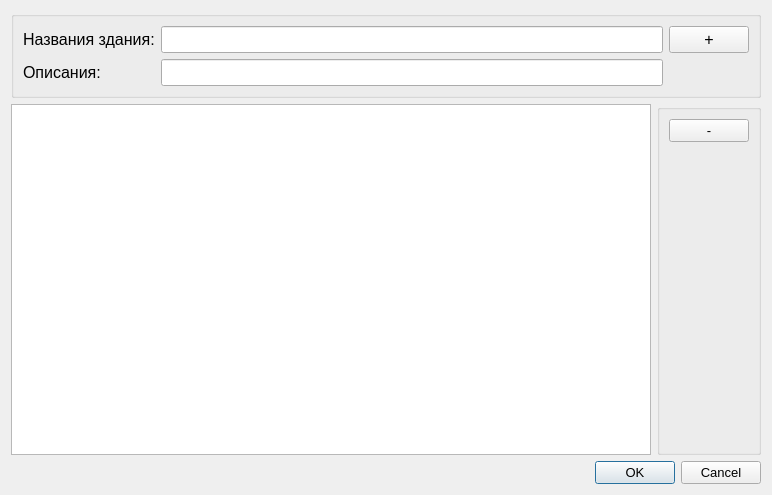
<?xml version="1.0" encoding="UTF-8"?>
<ui version="4.0">
 <class>Dialog</class>
 <widget class="QDialog" name="Dialog">
  <property name="geometry">
   <rect>
    <x>0</x>
    <y>0</y>
    <width>772</width>
    <height>495</height>
   </rect>
  </property>
  <property name="font">
   <font>
    <pointsize>10</pointsize>
   </font>
  </property>
  <property name="windowTitle">
   <string>Здания</string>
  </property>
  <layout class="QVBoxLayout" name="verticalLayout_2">
   <item>
    <layout class="QVBoxLayout" name="verticalLayout">
     <item>
      <widget class="QGroupBox" name="groupBox">
       <property name="minimumSize">
        <size>
         <width>0</width>
         <height>0</height>
        </size>
       </property>
       <property name="font">
        <font>
         <pointsize>12</pointsize>
        </font>
       </property>
       <property name="title">
        <string/>
       </property>
       <layout class="QGridLayout" name="gridLayout">
        <item row="0" column="0">
         <widget class="QLabel" name="label">
          <property name="font">
           <font>
            <pointsize>12</pointsize>
           </font>
          </property>
          <property name="text">
           <string>Названия здания:</string>
          </property>
         </widget>
        </item>
        <item row="0" column="1">
         <widget class="QLineEdit" name="lineEdit">
          <property name="font">
           <font>
            <pointsize>12</pointsize>
           </font>
          </property>
         </widget>
        </item>
        <item row="0" column="4">
         <widget class="QPushButton" name="pushButton">
          <property name="text">
           <string>+</string>
          </property>
         </widget>
        </item>
        <item row="1" column="0">
         <widget class="QLabel" name="label_2">
          <property name="text">
           <string>Описания:</string>
          </property>
         </widget>
        </item>
        <item row="1" column="1">
         <widget class="QLineEdit" name="lineEdit_2"/>
        </item>
       </layout>
      </widget>
     </item>
     <item>
      <layout class="QHBoxLayout" name="horizontalLayout_2">
       <item>
        <widget class="QTableWidget" name="tableWidget">
         <property name="selectionMode">
          <enum>QAbstractItemView::SingleSelection</enum>
         </property>
         <property name="selectionBehavior">
          <enum>QAbstractItemView::SelectRows</enum>
         </property>
        </widget>
       </item>
       <item>
        <widget class="QGroupBox" name="groupBox_2">
         <property name="minimumSize">
          <size>
           <width>50</width>
           <height>0</height>
          </size>
         </property>
         <property name="title">
          <string/>
         </property>
         <layout class="QVBoxLayout" name="verticalLayout_4">
          <item>
           <layout class="QVBoxLayout" name="verticalLayout_3">
            <item>
             <widget class="QPushButton" name="pushButton_2">
              <property name="text">
               <string>-</string>
              </property>
             </widget>
            </item>
            <item>
             <spacer name="verticalSpacer">
              <property name="orientation">
               <enum>Qt::Vertical</enum>
              </property>
              <property name="sizeHint" stdset="0">
               <size>
                <width>20</width>
                <height>40</height>
               </size>
              </property>
             </spacer>
            </item>
           </layout>
          </item>
         </layout>
        </widget>
       </item>
      </layout>
     </item>
     <item>
      <widget class="QDialogButtonBox" name="buttonBox">
       <property name="font">
        <font>
         <pointsize>10</pointsize>
        </font>
       </property>
       <property name="orientation">
        <enum>Qt::Horizontal</enum>
       </property>
       <property name="standardButtons">
        <set>QDialogButtonBox::Cancel|QDialogButtonBox::Ok</set>
       </property>
      </widget>
     </item>
    </layout>
   </item>
  </layout>
 </widget>
 <resources/>
 <connections>
  <connection>
   <sender>buttonBox</sender>
   <signal>accepted()</signal>
   <receiver>Dialog</receiver>
   <slot>accept()</slot>
   <hints>
    <hint type="sourcelabel">
     <x>248</x>
     <y>254</y>
    </hint>
    <hint type="destinationlabel">
     <x>157</x>
     <y>274</y>
    </hint>
   </hints>
  </connection>
  <connection>
   <sender>buttonBox</sender>
   <signal>rejected()</signal>
   <receiver>Dialog</receiver>
   <slot>reject()</slot>
   <hints>
    <hint type="sourcelabel">
     <x>316</x>
     <y>260</y>
    </hint>
    <hint type="destinationlabel">
     <x>286</x>
     <y>274</y>
    </hint>
   </hints>
  </connection>
 </connections>
</ui>
